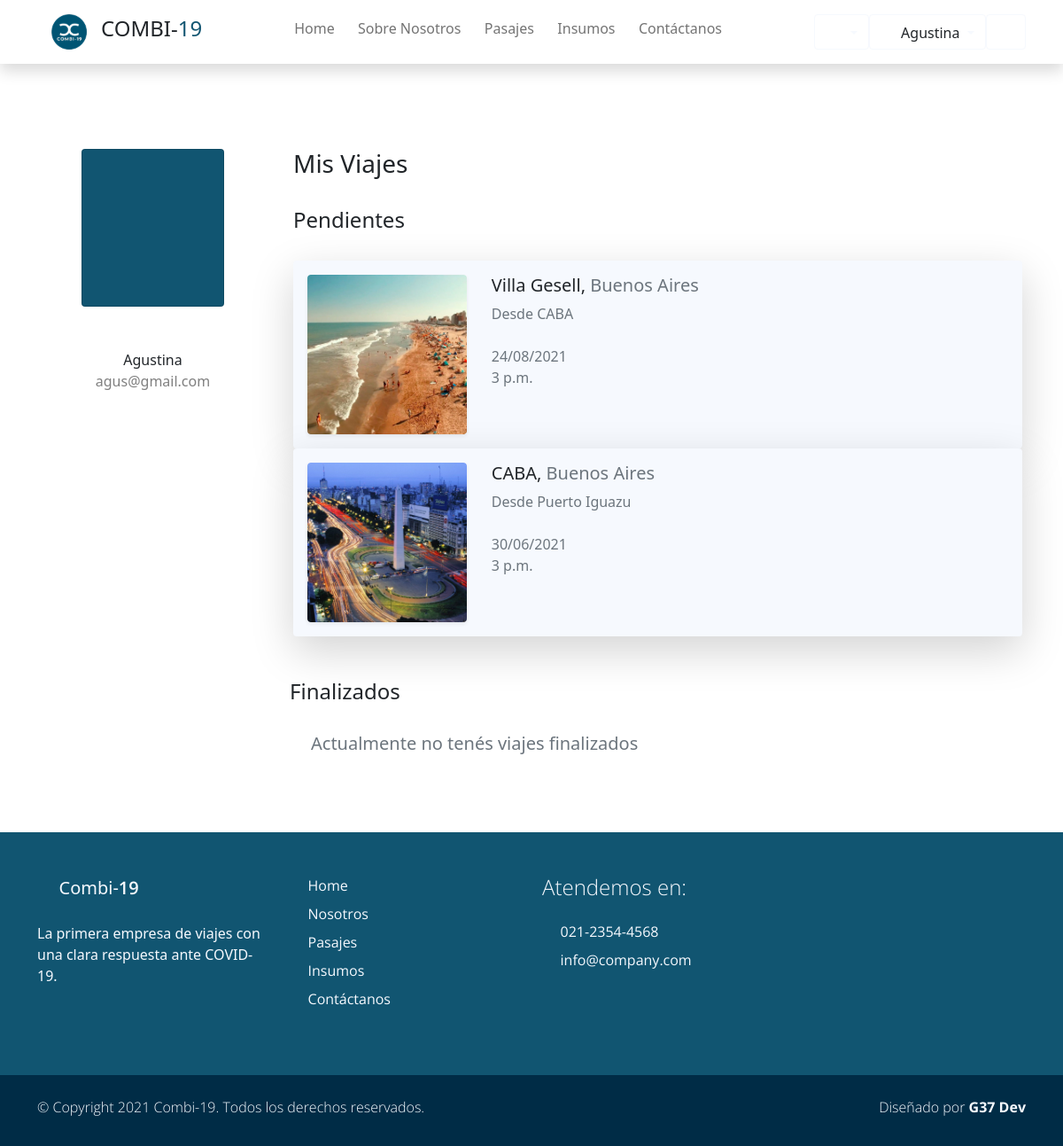
/viajes/ (signed in), run on an earlier commit of the app's database.
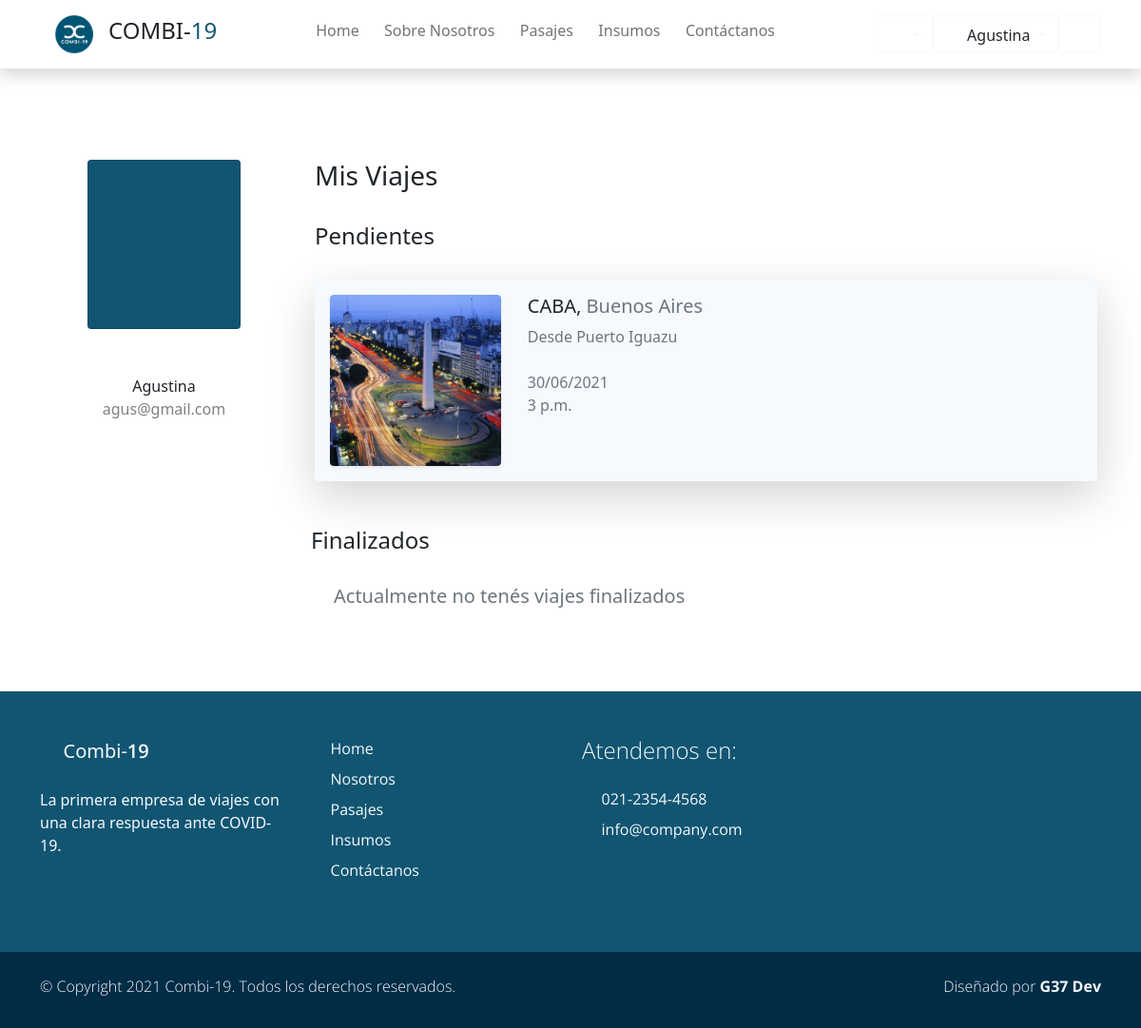
And on a later commit of the database.
### Combi19App/models.py (models this page shows, shortened)
class Viaje(models.Model):
    fecha         =   models.DateTimeField(blank=True, null=True)
    ruta          =   models.ForeignKey(Ruta, default=None, blank=True, null=True, on_delete=models.CASCADE)
    combi         =   models.ForeignKey(Vehiculo, blank=True, null=True, on_delete=models.CASCADE)
    estado        =   models.BooleanField(default=False)
    precio        =   models.DecimalField(default=None, blank=True, null=True, max_digits=10, decimal_places=2)
    insumo        =   models.ManyToManyField(Insumo,default=None, blank=True,)
    pasajeros     =   models.ManyToManyField(Account, default=None, blank=True)
    asientos_ocupados = models.IntegerField(default=0, null=True, blank=True)
    class Meta:
        unique_together = ('fecha', 'combi')

class Ruta(models.Model):
    origen        = models.ForeignKey(Lugar, default=None, on_delete=models.CASCADE, related_name='origen')
    destino       = models.ForeignKey(Lugar, default=None, on_delete=models.CASCADE, related_name='destino')
    nombre        = models.CharField(max_length=30, blank=True, null=True, verbose_name='Nombre de ruta')
    km            = models.IntegerField(validators=[MinValueValidator(0)])
    class Meta:
        unique_together = ('origen', 'destino')

class Lugar(models.Model):
    nombre        = models.CharField(max_length=40, blank=True, null=True, unique=True, verbose_name='Lugar')
    provincia     = models.CharField(max_length=20, blank=True, null=True)
    codigo_postal = models.IntegerField(blank=True, null=True, unique=True, validators=[MinValueValidator(1000)])
    imagen        = models.ImageField(upload_to="ciudades", blank=True, null=True)
    class Meta:
        verbose_name_plural = "Lugares"
    def __str__(self):
        return f'{self.nombre}'

### users/views.py (the view)
def misviajes_view(request):
    viajes_pendientes = Viaje.objects.filter(pasajeros=request.user).filter(estado=False)
    viajes_finalizados = Viaje.objects.filter(pasajeros=request.user).filter(estado=True)
    context = {"finalizados": viajes_finalizados, "pendientes":viajes_pendientes}
    return render(request, "users/misviajes.html", context)

### carro/context_processor.py (called while the page is built)
def importe_total(request):
    total=0
    if request.user.is_authenticated:
        if 'carro' in request.session:
            for key,value in request.session['carro'].items():
                total = total +(float(value['precio']))#*value['cantidad'])
    return {'importe_total':total}

### users/models.py (called while the page is built)
    @property
    def is_superuser(self):
        return self.is_admin

    @property
    def is_admin(self):
        return self.is_staff

    @property
    def es_chofer(self):
        try:
            chofer = self.chofer
            print(chofer)
            return True
        except Chofer.DoesNotExist:
            return False

### users/templates/users/misviajes.html (shortened to what the changed rows need)
{% extends 'Combi19App/base.html' %}
{% load static %}
{% block content %}
<div class="container rounded bg-white mt-5 mb-5">
    <div class="row">
        <div class="col-md-9  col-sm-12 border-right">
            <div class= "row">
                <div class="p-3 py-5">
                        {% if pendientes %}
                            {% for v in pendientes %}
                            <div class="row ">
                                <div class="col-xl-12 col-md-12 col-sm-12">
                                    <div  class="card bg-light border-0 shadow-lg overflow-hidden">
                                        <div class="card-body ">
                                            <div class="row">
                                                <div class="col-3">
                                                    <div href="#" class="card border-0 text-white shadow-sm overflow-hidden mx-2 m-sm-0">
                                                        <img class="card-img" src="{{v.ruta.destino.imagen.url}}" alt="">
                                                    </div>
                                                </div>
                                                <div class=" col-6 px-3">
                                                    <h5 class="h5 ">{{v.ruta.destino}}, <span class="text-muted">{{v.ruta.destino.provincia}}</span></h2>
                                                    <p class="m-0 p-0 text-muted">Desde {{v.ruta.origen}} <i class='p-0 bx bx-map'></i></p>
                                                    <br>
                                                    <p class="m-0 p-0 text-muted">{{v.fecha|date:"d/m/Y"  }} </p>
                                                    <p class="m-0 p-0 text-muted">{{v.fecha | time}} </p>
                                                </div>
                                                <div class="col-3 ">
                                                </div>
                                            </div>
                                        </div>
                                    </div>
                                </div>
                            </div>
                        {% endfor %}
                        {% else %}
                            <h5 class="h5 text-muted mx-4 col-12">Actualmente no tenés viajes pendientes</h5>
                        {% endif %}
                    </div>
                </div>
            </div>
        </div>
    </div>
</div>
{% endblock %}

What changed in the data, as far as the page shows it:
no longer on this page (row edited): Viaje: ruta.destino.imagen (picture), ruta.destino "Villa Gesell", ruta.destino.provincia "Buenos Aires", ruta.origen "CABA", fecha "24/08/2021", fecha "3 p.m."
